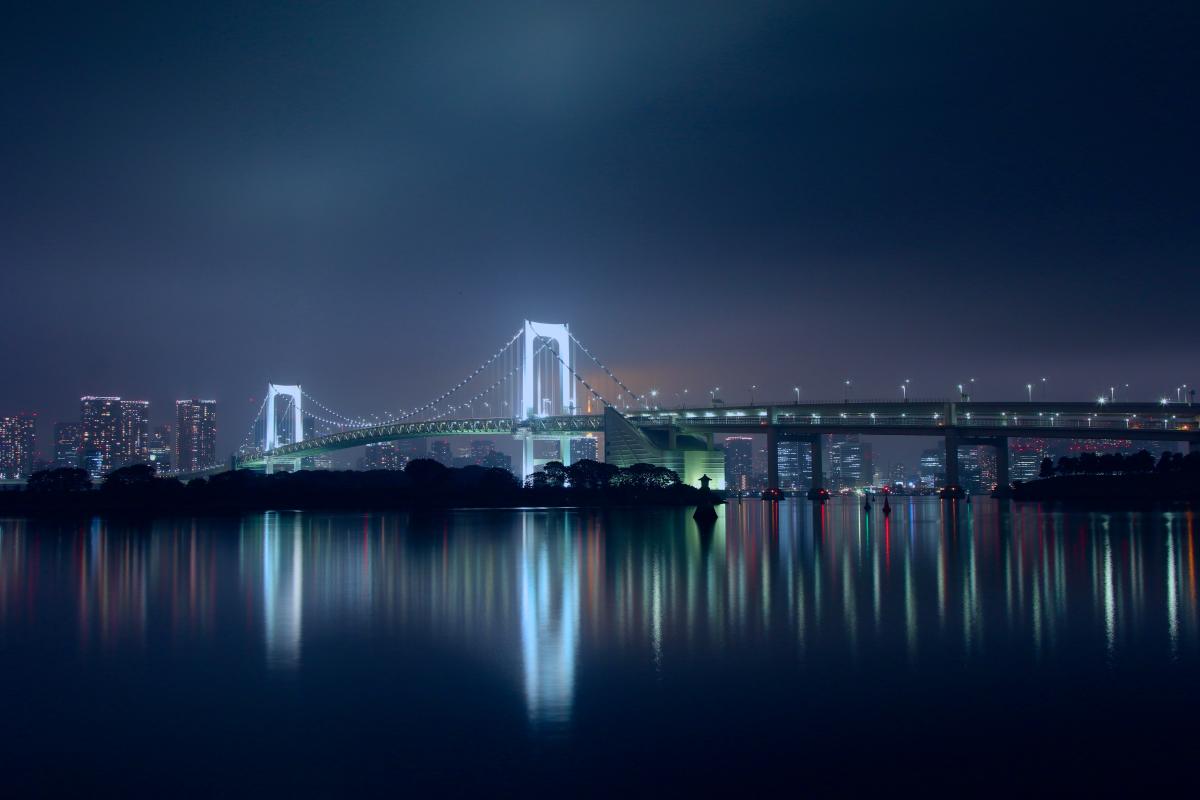
#> input picture assets/wallpapers/tokyo-bridge.jpg, 6000 x 4000 px (shown at 1/5 size)
$ python theme-engine.py ../../../assets/wallpapers/tokyo-bridge.jpg ../../../assets/wallpapers/qz7pz7.png ../../../assets/wallpapers/qz7pz7.png
#> lines starting #> are read from the running program, lines starting #| are printed output that depends on the picture
#!/usr/bin/env python3
import sys, os, json, subprocess, warnings
warnings.filterwarnings("ignore", category=DeprecationWarning)
from PIL import Image

def main():
    if len(sys.argv) < 2:
        print("Usage: theme-engine.py <wall> [scheme] [surface_mode]")
        sys.exit(1)

    home = os.path.expanduser("~")
    preset_file = os.path.join(home, ".cache/hyprdots-preset")

    # Check for curated preset themes (--preset <name>)
    if len(sys.argv) > 1 and sys.argv[1] == "--preset":
        preset = sys.argv[2].lower() if len(sys.argv) > 2 else "tokyonight"
        presets = {
            "catppuccin": {
                "qs": {
                    "bg0": "#1e1e2e", "bg1": "#181825", "bg2": "#313244", "bg3": "#45475a",
                    "fg1": "#cdd6f4", "fg0": "#cdd6f4", "gray": "#a6adc8", "silver": "#585b70",
                    "accent": "#cba6f7", "primary": "#cba6f7", "secondary": "#89b4fa",
                    "tertiary": "#f5c2e7", "red": "#f38ba8"
                },
                "hl": {
                    "bg0": "1e1e2e", "bg1": "181825", "bg2": "313244", "bg3": "45475a",
                    "fg1": "cdd6f4", "primary": "cba6f7", "secondary": "89b4fa", "tertiary": "f5c2e7",
                    "gray": "a6adc8", "silver": "585b70", "red": "f38ba8", "green": "a6e3a1",
                    "yellow": "f9e2af", "blue": "89b4fa", "purple": "cba6f7", "aqua": "94e2d5",
                    "orange": "fab387"
                },
                "ghostty": {
                    "foreground": "#cdd6f4", "background": "#1e1e2e", "cursor": "#f5e0dc",
                    "sel_bg": "#45475a", "sel_fg": "#cdd6f4",
                    "p0": "#45475a", "p1": "#f38ba8", "p2": "#a6e3a1", "p3": "#f9e2af",
                    "p4": "#89b4fa", "p5": "#f5c2e7", "p6": "#94e2d5", "p7": "#bac2de",
                    "p8": "#585b70", "p9": "#f38ba8", "p10": "#a6e3a1", "p11": "#f9e2af",
                    "p12": "#89b4fa", "p13": "#f5c2e7", "p14": "#94e2d5", "p15": "#a6adc8"
                }
            },
            "tokyonight": {
                "qs": {
                    "bg0": "#1a1b26", "bg1": "#16161e", "bg2": "#24283b", "bg3": "#2f3549",
                    "fg1": "#c0caf5", "fg0": "#c0caf5", "gray": "#565f89", "silver": "#414868",
                    "accent": "#7aa2f7", "primary": "#7aa2f7", "secondary": "#bb9af7",
                    "tertiary": "#7dcfff", "red": "#f7768e"
                },
                "hl": {
                    "bg0": "1a1b26", "bg1": "16161e", "bg2": "24283b", "bg3": "2f3549",
                    "fg1": "c0caf5", "primary": "7aa2f7", "secondary": "bb9af7", "tertiary": "7dcfff",
                    "gray": "565f89", "silver": "414868", "red": "f7768e", "green": "9ece6a",
                    "yellow": "e0af68", "blue": "7aa2f7", "purple": "bb9af7", "aqua": "7dcfff",
                    "orange": "ff9e64"
                },
                "ghostty": {
                    "foreground": "#c0caf5", "background": "#1a1b26", "cursor": "#c0caf5",
                    "sel_bg": "#283457", "sel_fg": "#c0caf5",
                    "p0": "#15161e", "p1": "#f7768e", "p2": "#9ece6a", "p3": "#e0af68",
                    "p4": "#7aa2f7", "p5": "#bb9af7", "p6": "#7dcfff", "p7": "#a9b1d6",
                    "p8": "#414868", "p9": "#f7768e", "p10": "#9ece6a", "p11": "#e0af68",
                    "p12": "#7aa2f7", "p13": "#bb9af7", "p14": "#7dcfff", "p15": "#c0caf5"
                }
            },
            "gruvbox": {
                "qs": {
                    "bg0": "#282828", "bg1": "#1d2021", "bg2": "#3c3836", "bg3": "#504945",
                    "fg1": "#ebdbb2", "fg0": "#ebdbb2", "gray": "#a89984", "silver": "#665c54",
                    "accent": "#fe8019", "primary": "#fe8019", "secondary": "#fabd2f",
                    "tertiary": "#b8bb26", "red": "#fb4934"
                },
                "hl": {
                    "bg0": "282828", "bg1": "1d2021", "bg2": "3c3836", "bg3": "504945",
                    "fg1": "ebdbb2", "primary": "fe8019", "secondary": "fabd2f", "tertiary": "b8bb26",
                    "gray": "a89984", "silver": "665c54", "red": "fb4934", "green": "b8bb26",
                    "yellow": "fabd2f", "blue": "83a598", "purple": "d3869b", "aqua": "8ec07c",
                    "orange": "fe8019"
                },
                "ghostty": {
                    "foreground": "#ebdbb2", "background": "#282828", "cursor": "#ebdbb2",
                    "sel_bg": "#504945", "sel_fg": "#ebdbb2",
                    "p0": "#282828", "p1": "#cc241d", "p2": "#98971a", "p3": "#d79921",
                    "p4": "#458588", "p5": "#b16286", "p6": "#689d6a", "p7": "#a89984",
                    "p8": "#928374", "p9": "#fb4934", "p10": "#b8bb26", "p11": "#fabd2f",
                    "p12": "#83a598", "p13": "#d3869b", "p14": "#8ec07c", "p15": "#ebdbb2"
                }
            },
            "nord": {
                "qs": {
                    "bg0": "#2e3440", "bg1": "#242933", "bg2": "#3b4252", "bg3": "#434c5e",
                    "fg1": "#eceff4", "fg0": "#eceff4", "gray": "#d8dee9", "silver": "#4c566a",
                    "accent": "#88c0d0", "primary": "#88c0d0", "secondary": "#81a1c1",
                    "tertiary": "#8fbcbb", "red": "#bf616a"
                },
                "hl": {
                    "bg0": "2e3440", "bg1": "242933", "bg2": "3b4252", "bg3": "434c5e",
                    "fg1": "eceff4", "primary": "88c0d0", "secondary": "81a1c1", "tertiary": "8fbcbb",
                    "gray": "d8dee9", "silver": "4c566a", "red": "bf616a", "green": "a3be8c",
                    "yellow": "ebcb8b", "blue": "81a1c1", "purple": "b48ead", "aqua": "88c0d0",
                    "orange": "d08770"
                },
                "ghostty": {
                    "foreground": "#eceff4", "background": "#2e3440", "cursor": "#d8dee9",
                    "sel_bg": "#434c5e", "sel_fg": "#eceff4",
                    "p0": "#3b4252", "p1": "#bf616a", "p2": "#a3be8c", "p3": "#ebcb8b",
                    "p4": "#81a1c1", "p5": "#b48ead", "p6": "#88c0d0", "p7": "#e5e9f0",
                    "p8": "#4c566a", "p9": "#bf616a", "p10": "#a3be8c", "p11": "#ebcb8b",
                    "p12": "#81a1c1", "p13": "#b48ead", "p14": "#8fbcbb", "p15": "#eceff4"
                }
            },
            "cyberpunk": {
                "qs": {
                    "bg0": "#08080c", "bg1": "#101018", "bg2": "#1a1a26", "bg3": "#262638",
                    "fg1": "#f0e8ff", "fg0": "#f0e8ff", "gray": "#7b7799", "silver": "#3d3856",
                    "accent": "#ff007f", "primary": "#ff007f", "secondary": "#00f0ff",
                    "tertiary": "#ffe600", "red": "#ff3366"
                },
                "hl": {
                    "bg0": "08080c", "bg1": "101018", "bg2": "1a1a26", "bg3": "262638",
                    "fg1": "f0e8ff", "primary": "ff007f", "secondary": "00f0ff", "tertiary": "ffe600",
                    "gray": "7b7799", "silver": "3d3856", "red": "ff3366", "green": "00ff9f",
                    "yellow": "ffe600", "blue": "00f0ff", "purple": "ff007f", "aqua": "00f0ff",
                    "orange": "ff9900"
                },
                "ghostty": {
                    "foreground": "#f0e8ff", "background": "#08080c", "cursor": "#00f0ff",
                    "sel_bg": "#262638", "sel_fg": "#00f0ff",
                    "p0": "#08080c", "p1": "#ff3366", "p2": "#00ff9f", "p3": "#ffe600",
                    "p4": "#00f0ff", "p5": "#ff007f", "p6": "#00f0ff", "p7": "#f0e8ff",
                    "p8": "#3d3856", "p9": "#ff3366", "p10": "#00ff9f", "p11": "#ffe600",
                    "p12": "#00f0ff", "p13": "#ff007f", "p14": "#00f0ff", "p15": "#ffffff"
                }
            },
            "rosepine": {
                "qs": {
                    "bg0": "#191724", "bg1": "#1f1d2e", "bg2": "#26233a", "bg3": "#393552",
                    "fg1": "#e0def4", "fg0": "#e0def4", "gray": "#908caa", "silver": "#6e6a86",
                    "accent": "#ebbcba", "primary": "#ebbcba", "secondary": "#f6c177",
                    "tertiary": "#9ccfd8", "red": "#eb6f92"
                },
                "hl": {
                    "bg0": "191724", "bg1": "1f1d2e", "bg2": "26233a", "bg3": "393552",
                    "fg1": "e0def4", "primary": "ebbcba", "secondary": "f6c177", "tertiary": "9ccfd8",
                    "gray": "908caa", "silver": "6e6a86", "red": "eb6f92", "green": "31748f",
                    "yellow": "f6c177", "blue": "9ccfd8", "purple": "c4a7e7", "aqua": "ebbcba",
                    "orange": "ea9a97"
                },
                "ghostty": {
                    "foreground": "#e0def4", "background": "#191724", "cursor": "#524f67",
                    "sel_bg": "#2a283e", "sel_fg": "#e0def4",
                    "p0": "#26233a", "p1": "#eb6f92", "p2": "#31748f", "p3": "#f6c177",
                    "p4": "#9ccfd8", "p5": "#c4a7e7", "p6": "#ebbcba", "p7": "#e0def4",
                    "p8": "#6e6a86", "p9": "#eb6f92", "p10": "#31748f", "p11": "#f6c177",
                    "p12": "#9ccfd8", "p13": "#c4a7e7", "p14": "#ebbcba", "p15": "#e0def4"
                }
            },
            "blood_crimson": {
                "qs": {
                    "bg0": "#08080c", "bg1": "#100e14", "bg2": "#18121a", "bg3": "#261620",
                    "fg1": "#f5e6e8", "fg0": "#f5e6e8", "gray": "#8a666e", "silver": "#4a2a32",
                    "accent": "#ff4d5a", "primary": "#ff4d5a", "secondary": "#ff7582",
                    "tertiary": "#ff2a42", "red": "#ff1744"
                },
                "hl": {
                    "bg0": "08080c", "bg1": "100e14", "bg2": "18121a", "bg3": "261620",
                    "fg1": "f5e6e8", "primary": "ff4d5a", "secondary": "ff7582", "tertiary": "ff2a42",
                    "gray": "8a666e", "silver": "4a2a32", "red": "ff1744", "green": "ff7582",
                    "yellow": "ffa4ad", "blue": "ff4d5a", "purple": "ff2a42", "aqua": "ff7582",
                    "orange": "ff5252"
                },
                "ghostty": {
                    "foreground": "#f5e6e8", "background": "#08080c", "cursor": "#ff4d5a",
                    "sel_bg": "#261620", "sel_fg": "#ffffff",
                    "p0": "#08080c", "p1": "#ff1744", "p2": "#ff7582", "p3": "#ffa4ad",
                    "p4": "#ff4d5a", "p5": "#ff2a42", "p6": "#ff7582", "p7": "#f5e6e8",
                    "p8": "#4a2a32", "p9": "#ff1744", "p10": "#ff7582", "p11": "#ffa4ad",
                    "p12": "#ff4d5a", "p13": "#ff2a42", "p14": "#ff7582", "p15": "#ffffff"
                }
            },
            "samurai_steel": {
                "qs": {
                    "bg0": "#0a0a0e", "bg1": "#121218", "bg2": "#1a1a22", "bg3": "#262632",
                    "fg1": "#f3f4f6", "fg0": "#f3f4f6", "gray": "#6b7280", "silver": "#374151",
                    "accent": "#f3f4f6", "primary": "#f3f4f6", "secondary": "#d1d5db",
                    "tertiary": "#9ca3af", "red": "#ff5449"
                },
                "hl": {
                    "bg0": "0a0a0e", "bg1": "121218", "bg2": "1a1a22", "bg3": "262632",
                    "fg1": "f3f4f6", "primary": "f3f4f6", "secondary": "d1d5db", "tertiary": "9ca3af",
                    "gray": "6b7280", "silver": "374151", "red": "ff5449", "green": "9ca3af",
                    "yellow": "d1d5db", "blue": "f3f4f6", "purple": "d1d5db", "aqua": "374151",
                    "orange": "9ca3af"
                },
                "ghostty": {
                    "foreground": "#f3f4f6", "background": "#0a0a0e", "cursor": "#f3f4f6",
                    "sel_bg": "#262632", "sel_fg": "#ffffff",
                    "p0": "#0a0a0e", "p1": "#ff5449", "p2": "#9ca3af", "p3": "#d1d5db",
                    "p4": "#f3f4f6", "p5": "#9ca3af", "p6": "#d1d5db", "p7": "#f3f4f6",
                    "p8": "#374151", "p9": "#ff5449", "p10": "#9ca3af", "p11": "#d1d5db",
                    "p12": "#f3f4f6", "p13": "#9ca3af", "p14": "#d1d5db", "p15": "#ffffff"
                }
            },
            "amoled": {
                "qs": {
                    "bg0": "#000000", "bg1": "#080808", "bg2": "#121212", "bg3": "#1c1c1c",
                    "fg1": "#f3f4f6", "fg0": "#ffffff", "gray": "#71717a", "silver": "#27272a",
                    "accent": "#ffffff", "primary": "#ffffff", "secondary": "#a1a1aa",
                    "tertiary": "#71717a", "red": "#ef4444"
                },
                "hl": {
                    "bg0": "000000", "bg1": "080808", "bg2": "121212", "bg3": "1c1c1c",
                    "fg1": "f3f4f6", "primary": "ffffff", "secondary": "a1a1aa", "tertiary": "71717a",
                    "gray": "71717a", "silver": "27272a", "red": "ef4444", "green": "10b981",
                    "yellow": "f59e0b", "blue": "3b82f6", "purple": "8b5cf6", "aqua": "06b6d4",
                    "orange": "f97316"
                },
                "ghostty": {
                    "foreground": "#ffffff", "background": "#000000", "cursor": "#ffffff",
                    "sel_bg": "#1c1c1c", "sel_fg": "#ffffff",
                    "p0": "#000000", "p1": "#ef4444", "p2": "#10b981", "p3": "#f59e0b",
                    "p4": "#3b82f6", "p5": "#8b5cf6", "p6": "#06b6d4", "p7": "#f3f4f6",
                    "p8": "#27272a", "p9": "#ef4444", "p10": "#10b981", "p11": "#f59e0b",
                    "p12": "#3b82f6", "p13": "#8b5cf6", "p14": "#06b6d4", "p15": "#ffffff"
                }
            }
        }
        presets["blood"] = presets["blood_crimson"]
        presets["crimson"] = presets["blood_crimson"]
        presets["steel"] = presets["samurai_steel"]
        presets["monochrome"] = presets["samurai_steel"]
        presets["pitch_black"] = presets["amoled"]
        selected = presets.get(preset, presets["tokyonight"])
        qs = selected["qs"]
        hl = selected["hl"]
        ghostty = selected["ghostty"]
        surface_mode = "preset-" + preset
        try:
            with open(preset_file, "w") as f:
                f.write(preset)
        except Exception:
            pass
    else:
        try:
            with open(preset_file, "w") as f:
                f.write("dynamic")
        except Exception:
            pass

        wall = sys.argv[1]
        scheme = sys.argv[2] if len(sys.argv) > 2 and sys.argv[2] else "scheme-vibrant"
        surface_mode = sys.argv[3] if len(sys.argv) > 3 and sys.argv[3] else "obsidian"

        matugen_bin = os.path.join(home, ".local/bin/matugen")
        if not os.path.exists(matugen_bin):
            matugen_bin = "matugen"

        # Fast check for grayscale / B&W manga sketches
        is_grayscale = False
        try:
            im = Image.open(wall).convert("RGB")
#> im is the input picture: PIL image 6000x4000 RGB; mean R, G, B 29.1, 47.6, 73.1
            im.thumbnail((50, 50))
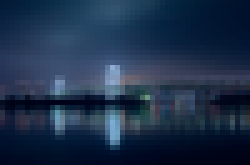
#> im: PIL image 50x33 RGB (shown 5 times larger); mean R, G, B 29.1, 47.6, 73.1
            px = list(im.getdata())
#> px = 1650 items, first 6: (2, 26, 53), (3, 27, 55), (3, 29, 56), (4, 30, 57), (4, 31, 59), (4, 34, 60)
            bright_px = [(r,g,b) for r,g,b in px if (0.299*r + 0.587*g + 0.114*b) >= 20]
#> bright_px = 1246 items, first 6: (2, 26, 53), (3, 27, 55), (3, 29, 56), (4, 30, 57), (4, 31, 59), (4, 34, 60)
#> (the rest of the program and of its run is left out)
